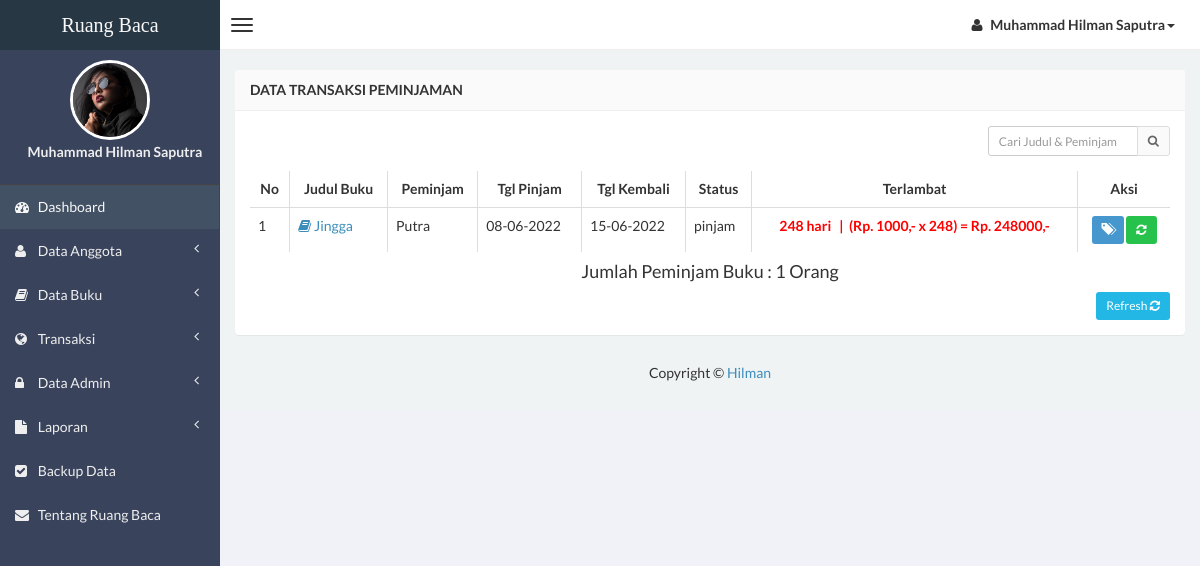
Screenshot of /admin/transaksi.php (signed in) with the database file from the repository.
### tables this page shows
CREATE TABLE `trans_pinjam` (
  `id` int(5) NOT NULL,
  `judul_buku` varchar(250) NOT NULL,
  `id_peminjam` int(4) NOT NULL,
  `nama_peminjam` varchar(100) NOT NULL,
  `tgl_pinjam` varchar(15) NOT NULL,
  `tgl_kembali` varchar(15) NOT NULL,
  `status` varchar(10) NOT NULL,
  `ket` varchar(100) NOT NULL
);

### conn.php (called while the page is built, shortened)
<?php
function terlambat($tgl_dateline, $tgl_kembali)
{
    $tgl_dateline_pcs = explode("-", $tgl_dateline);
    $tgl_dateline_pcs = $tgl_dateline_pcs[2] . "-" . $tgl_dateline_pcs[1] . "-" . $tgl_dateline_pcs[0];
    $tgl_kembali_pcs = explode("-", $tgl_kembali);
    $tgl_kembali_pcs = $tgl_kembali_pcs[2] . "-" . $tgl_kembali_pcs[1] . "-" . $tgl_kembali_pcs[0];
    $selisih = strtotime($tgl_kembali_pcs) - strtotime($tgl_dateline_pcs);
    $selisih = $selisih / 86400;
    if ($selisih >= 1) {
        $hasil_tgl = floor($selisih);
    } else {
        $hasil_tgl = 0;
    }
    return $hasil_tgl;
}

### admin/transaksi.php (the view, shortened to what this page needs)
<?php
if (empty($_SESSION['username'])) {
    header('location:../index.php');
} else {
    include "../conn.php";
    ?>
<!DOCTYPE html>
<html>
<head>
    <link href="../css/bootstrap.min.css" rel="stylesheet" type="text/css" />
    <link href="../css/font-awesome.min.css" rel="stylesheet" type="text/css" />
    <link href="../css/ionicons.min.css" rel="stylesheet" type="text/css" />
    <link href="../css/morris/morris.css" rel="stylesheet" type="text/css" />
    <link href="../css/jvectormap/jquery-jvectormap-1.2.2.css" rel="stylesheet" type="text/css" />
    <link href="../css/datepicker/datepicker3.css" rel="stylesheet" type="text/css" />
    <link href="../css/daterangepicker/daterangepicker-bs3.css" rel="stylesheet" type="text/css" />
    <link href="../css/iCheck/all.css" rel="stylesheet" type="text/css" />
    <link href="../css/style.css" rel="stylesheet" type="text/css" />
      </head>
      <body class="skin-black">
        <header class="header">
            <a href="index.php" class="logo">
                Ruang Baca
            </a>
            <nav class="navbar navbar-static-top" role="navigation">
                <a href="#" class="navbar-btn sidebar-toggle" data-toggle="offcanvas" role="button">
                    <span class="icon-bar"></span>
                    <span class="icon-bar"></span>
                    <span class="icon-bar"></span>
                </a>
                <div class="navbar-right">
                    <ul class="nav navbar-nav">
                        <li class="dropdown user user-menu">
                            <a href="#" class="dropdown-toggle" data-toggle="dropdown">
                                <i class="fa fa-user"></i>
                                <span>Muhammad Hilman Saputra<i class="caret"></i></span>
                            </a>
                                </li>
                            </ul>
                        </div>
                    </nav>
                </header>
<?php }?>
                <div class="wrapper row-offcanvas row-offcanvas-left">
                    <aside class="left-side sidebar-offcanvas">
                        <section class="sidebar">
                            <div class="user-panel">
                                <div>
                                    <center><img src="<?php echo $_SESSION['gambar']; ?>" height="80" width="80" class="img-circle" alt="User Image" style="border: 3px solid white;" /></center>
                                </div>
                                <div class="info">
                                    <center><p>Muhammad Hilman Saputra</p></center>
                                </div>
                            </div>
                            <?php include "menu.php";?>
                        </section>
                    </aside>
                    <aside class="right-side">
                <section class="content">
                    <div class="row">
                        <div class="col-xs-12">
                            <div class="panel">
                                <header class="panel-heading">
                                    <b>Data Transaksi Peminjaman</b>
                                </header>
                                <div class="panel-body table-responsive">
                                    <div class="box-tools m-b-15">
                                    <form action="transaksi.php" method="POST">
                                        <div class="input-group">
                                        <input type='text' class="form-control input-sm pull-right" style="width: 150px;"  name='qcari' placeholder='Cari Judul & Peminjam' required />
                                            <div class="input-group-btn">
                                                <button class="btn btn-sm btn-default" type="submit"><i class="fa fa-search"></i></button>
                                            </div>
                                        </div>
                                    </form>
                                    </div>
                                    <?php
$query1 = "select * from trans_pinjam WHERE status='pinjam' ORDER BY id";
$tampil = mysqli_query($conn, $query1) or die(mysqli_error());
?>
                                    <table id="example" class="table table-hover table-bordered">
                  <thead>
                      <tr>
                        <th><center>No</center></th>
                        <th><center>Judul Buku </center></th>
                        <th><center>Peminjam </center></th>
                        <th><center>Tgl Pinjam </center></th>
                        <th><center>Tgl Kembali </center></th>
                        <th><center>Status </center></th>
                        <th><center>Terlambat</center></th>
                        <th><center>Aksi</center></th>
                      </tr>
                  </thead>
                  <?php
$no = 0;
while ($data = mysqli_fetch_array($tampil)) {$no++;?>
                    <tbody>
                    <tr>
                    <td><?php echo $no; ?></td>
                    <td><a href="detail-buku.php?hal=edit&kd=<?php echo $data['id_peminjam']; ?>"><span class="fa fa-book"></span> <?php echo $data['judul_buku']; ?></a></td>
                    <td><?php echo $data['nama_peminjam']; ?></td>
                    <td><?php echo $data['tgl_pinjam']; ?></td>
                    <td><?php echo $data['tgl_kembali']; ?></td>
                    <td><?php echo $data['status']; ?></td>
                    <td><?php
$tgl_dateline = $data['tgl_kembali'];
    $tgl_kembali = date('Y-m-d');
    $lambat = terlambat($tgl_dateline, $tgl_kembali);
    $denda1 = 1000;
    $denda = $lambat * $denda1;
    if ($lambat > 0) {
        echo "<center><b><font color='red'>$lambat hari &nbsp | &nbsp(Rp. $denda1,- x $lambat) = Rp. $denda,-</font></b></center>";
    } else {
        echo "<center><b><font color='blue'> $lambat hari &nbsp | &nbsp Baru Meminjam</font></b></center>";
    }
    ?></td>
                    <td><center><div id="thanks">
                    <a class="btn btn-sm btn-primary" data-placement="bottom" data-toggle="tooltip" title="Kembali" href="kembali.php?hal=edit&id_trans=<?php echo $data['id']; ?>&judul=<?php echo $data['judul_buku']; ?>"><span class="glyphicon glyphicon-tags"></span></a>
                    <a class="btn btn-sm btn-success" data-placement="bottom" data-toggle="tooltip" title="Perpanjang" href="perpanjang.php?hal=id_trans=<?php echo $data['id']; ?>&judul=<?php echo $data['judul_buku']; ?>&kembali=<?php echo $data['tgl_kembali']; ?>&lambat=<?php $lambat;?>"><span class="fa fa-refresh fa-spin"></span></a>
                    </td></tr></div>
                    <?php
}
?>
                  <?php $tampil = mysqli_query($conn, "select * from trans_pinjam where status='pinjam' order by id");
$pinjam = mysqli_num_rows($tampil);
?>
                  <center><h4>Jumlah Peminjam Buku : <?php echo "$pinjam"; ?> Orang </h4> </center>
                <div class="text-right" style="margin-top: 10px;">
                 <a href="transaksi.php" class="btn btn-sm btn-info">Refresh <i class="fa fa-refresh"></i></a> </div>
                                </div>
                            </div>
                        </div>
                    </div>
              <center><h5 class="form-signin">Copyright &copy; <a href="#" data-toggle="modal" data-target="#contact">Hilman</a></h5></center>
</body>
</html>

### rows the page displays
trans_pinjam: judul_buku "Jingga", nama_peminjam "Putra", tgl_pinjam "08-06-2022", tgl_kembali "15-06-2022", status "pinjam", tgl_kembali "248", denda1 "1000", tgl_kembali "248000"

### other values shown
$pinjam "1"
